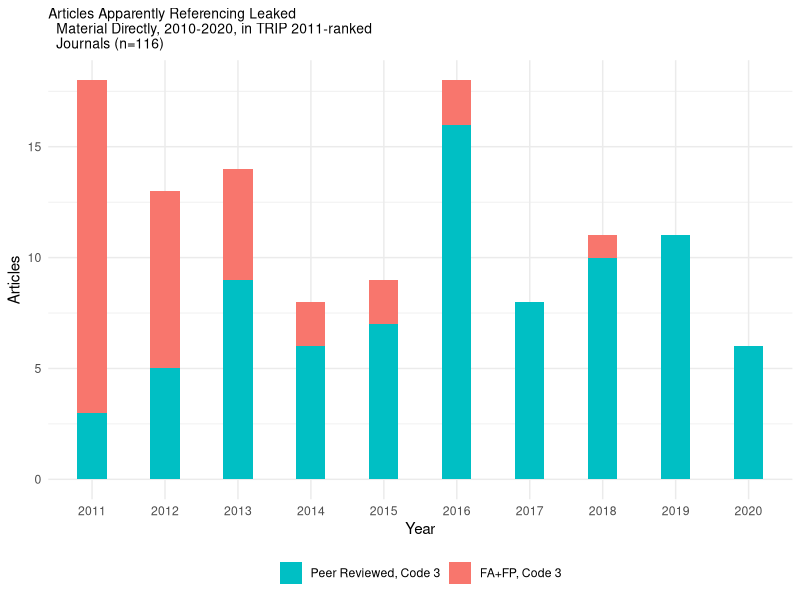
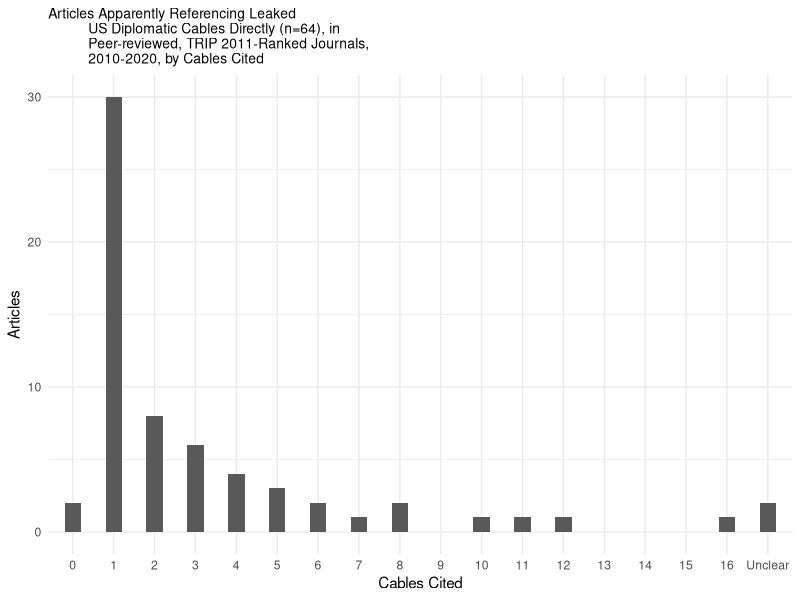

Recreate these plots in R, in order.
#### Preamble ####
# Purpose: Replicated graphs from... [...UPDATE THIS...]
# Author: Rohan Alexander [...UPDATE THIS...]
# Date: 11 February 2023 [...UPDATE THIS...]
# Contact: rohan.alexander@utoronto.ca [...UPDATE THIS...]
# License: MIT
# Pre-requisites: [...UPDATE THIS...]
# Any other information needed? [...UPDATE THIS...]


#### Workspace setup ####
library(tidyverse)


#### Load data ####
raw_publication_data <- read_csv("data/raw_data/raw_data.csv", show_col_types = FALSE)


#### Clean data ####

# Isolate publication data
publication_data <- raw_publication_data[c(119:685), c(0:21)]

# Convert top row to column names
# Uses stackoverflow query answer: https://stackoverflow.com/a/57531480
names(publication_data) <- 
  publication_data |>
  slice(1) |>
  unlist()
publication_data <- publication_data |> slice(-1)

# Make journal name key
journal_names <- raw_publication_data[c(24:43), c(16,17)]
journal_names <- 
  journal_names |>
  rename(name = ...16 , shortform = ...17)


#### Build Figures ####


# Graph 1

# Isolate year, code, journal, and peer-reviewed status (0 for Foreign Policy 
# and Foreign Affairs, 1 for all others.) 
leak_references <-
  publication_data |>
  select(`Year`, `C`, `J`, `PEER`) 

# Filter out all non code 3 rows (using leaked sources directly)
leak_references <- 
  filter(leak_references, `C` == "3")

# Construct Graph 
leak_references |> 
  ggplot(aes(x= `Year`, fill = (`PEER` == 1))) +
  geom_bar(width = .4) +
  theme_minimal() +
  labs(x = "Year", y = "Articles") +
  theme(legend.title = element_blank()) +
  theme(legend.position = "bottom") +
  ggtitle("Articles Apparently Referencing Leaked 
  Material Directly, 2010-2020, in TRIP 2011-ranked 
  Journals (n=116)") +
  theme(plot.title = element_text(size=10)) +
  scale_fill_discrete(labels = c("FA+FP, Code 3", "Peer Reviewed, Code 3"))+
  guides(fill = guide_legend(reverse = TRUE))


# Graph 2 

# Select only number of cables cited
cables_cited <-
  publication_data |>
  select(`NUM CABLES`) 

# Convert "??" to -1 
cables_cited$`NUM CABLES`[cables_cited$`NUM CABLES` == "??"] <- "-1"

# Covert all entries to numbers
cables_cited$`NUM CABLES` <- as.numeric(cables_cited$`NUM CABLES`)

# Omit all N/A articles
cables_cited <- 
  cables_cited |> na.omit(cables_cited)

# Make counts for each cable number 
cables_cited<- 
  cables_cited |> count(`NUM CABLES`, .drop = FALSE)

cables_cited <- cables_cited |> 
  add_row("NUM CABLES" = 9, n = 0, .after = 10) |>
  add_row("NUM CABLES" = 13, n = 0, .after = 14) |>
  add_row("NUM CABLES" = 14, n = 0, .after = 15) |>
  add_row("NUM CABLES" = 15, n = 0, .after = 16)
  
cables_cited

# Make column for combined cables cited 
cables_cited <-
  cables_cited |>
  mutate(combined_cables = `NUM CABLES` * n)

# Covert all entries to numbers and change -1 back to ?? or "Unclear"
cables_cited$`NUM CABLES` <- as.character(cables_cited$`NUM CABLES`)
cables_cited$`NUM CABLES`[cables_cited$`NUM CABLES` == "-1"] <- "Unclear"
cables_cited$`combined_cables`[cables_cited$`combined_cables` == -2] <- 2

# Reposition "unclear" to the bottom of the table
cables_cited <- cables_cited |>
  slice(2:18, 1)

# Construct Graph 
cables_cited |> 
  ggplot(aes(x= reorder(`NUM CABLES`, 1:18), y = n)) +
  geom_bar(stat = "identity", width = .4) +
  theme_minimal() +
  labs(x = "Cables Cited", y = "Articles") +
  ggtitle("Articles Apparently Referencing Leaked 
          US Diplomatic Cables Directly (n=64), in 
          Peer-reviewed, TRIP 2011-Ranked Journals, 
          2010-2020, by Cables Cited") +
  theme(plot.title = element_text(size=10))



#### Build Table ####

table_data <- publication_data

table_data <- 
  table_data |>
  select(`C`,`J`,`Year`) 

table_data_c3 <- 
  filter(table_data,`C` == 3)

table_data_c2 <-
  filter(table_data,`C` == 2)
  

table_data_c3_counts <- 
  table_data_c3 |> count(`J`, .drop = FALSE)

table_data_c2_counts <- 
  table_data_c2 |> count(`J`, .drop = FALSE)


table_data_c2_counts
table_data_c3_counts

